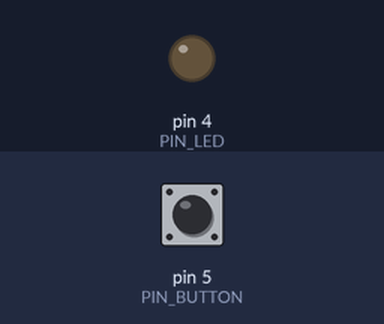
Simulated run of this sketch. Board: Arduino Uno, built with avr-gcc and run on an emulated ATmega328P. Shown: output pins drawn as LEDs (lit = HIGH). Inputs (shaded band) come from the test bench; at power-on: pin 5 (PIN_BUTTON) HIGH.

Above: at 1.2 s.
1.3 s: pin 5 (PIN_BUTTON) pulled LOW for 0.15 s
At 1.6 s:
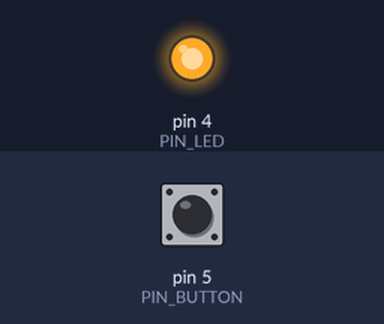
2.9 s: pin 5 (PIN_BUTTON) pulled LOW for 1 s
At 4.1 s:
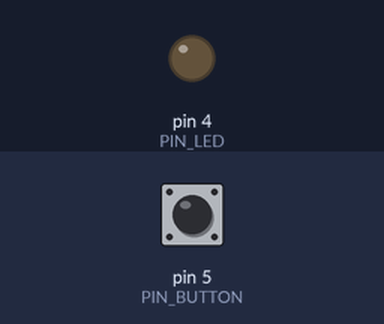
5.4 s: pin 5 (PIN_BUTTON) pulled LOW for 3.2 s
At 6.0 s:
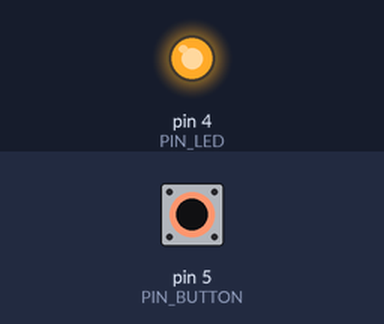
Timing chart, 0 to 8.4 s (numbered marks = the images above; inputs shaded):
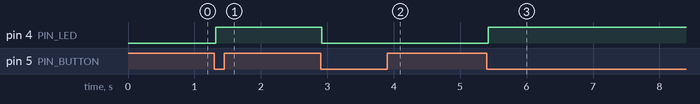

The sketch:

Sketch_02.2_TableLamp.ino
```cpp
/**********************************************************************
  Filename    : TableLamp
  Description : Control led by button.
  Auther      : www.freenove.com
  Modification: 2022/05/10
**********************************************************************/
#define PIN_LED    4
#define PIN_BUTTON 5
// the setup function runs once when you press reset or power the board
void setup() {
  // initialize digital pin PIN_LED as an output.
  pinMode(PIN_LED, OUTPUT);
  pinMode(PIN_BUTTON, INPUT);
}

// the loop function runs over and over again forever
void loop() {
  if (digitalRead(PIN_BUTTON) == LOW) {
    delay(20);
    if (digitalRead(PIN_BUTTON) == LOW) {
      reverseGPIO(PIN_LED);
    }
    while (digitalRead(PIN_BUTTON) == LOW);
    delay(20);
    //while (digitalRead(PIN_BUTTON) == LOW);
  }
}

void reverseGPIO(int pin) {
  digitalWrite(pin, !digitalRead(pin));
}
```

Measured:
- after the input at 1.3 s, pin 4 (PIN_LED): LOW → HIGH at once
- after the input at 2.9 s, pin 4 (PIN_LED): HIGH → LOW at once
- after the input at 5.4 s, pin 4 (PIN_LED): LOW → HIGH at once
